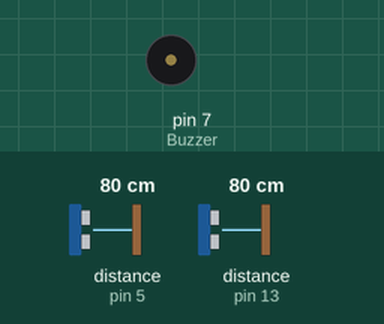
This sketch was run on a simulated Arduino Uno, built with avr-gcc and run on an emulated ATmega328P. Parts: buzzer (waves = sounding). Wiring (inferred from the names in the program): 2 × ultrasonic range finder: trigger pin 4, echo pin 5 / trigger pin 12, echo pin 13. The test bench sets the inputs (shaded band); at power-on: distance to the obstacle (sensors on pin 5, pin 13) 80 cm. The echo pulse lasts 58.3 µs per cm; what the sketch prints to the serial monitor is not drawn.

Above: at 1.3 s.
1.4 s: distance to the obstacle (sensor on pin 5) set to 2 cm
At 2.0 s:
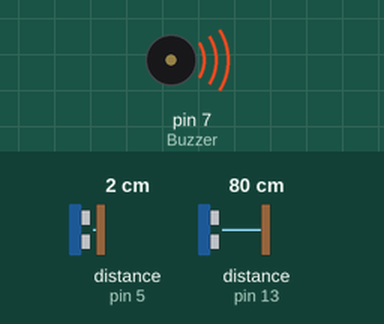
3.0 s: distance to the obstacle (sensor on pin 13) set to 2 cm
At 4.0 s:
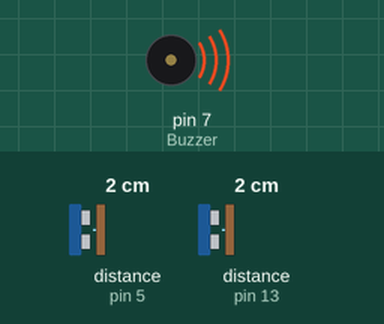
Timing chart, 0 to 6.0 s (numbered marks = the images above; inputs shaded):
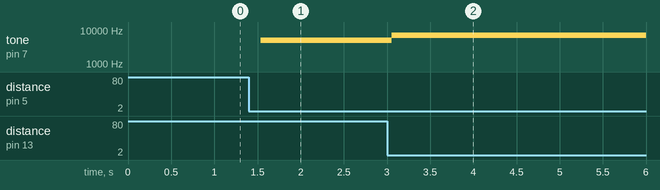

Measured:
- after the input at 1.4 s, tone on pin 7 (Buzzer): silent → 5000 Hz after 0.14 s
- after the input at 3.0 s, tone on pin 7 (Buzzer): 5000 Hz → 7000 Hz after 0.05 s

The sketch:

Walking_Stick.ino
```cpp
#define trigPin  12     // Connections of the first ultrasonic sensor
#define echoPin  13
#define trigPin1  4     // Connections of the second ultrasonic sensor
#define echoPin1  5
#define Buzzer 7  // The buzzers would be connected to pin 7

void setup ()    // Defining the pinmodes for every pin on the arduino i.e. which pin gives output and which gives input
        {
        Serial.begin(9600);
        pinMode(trigPin, OUTPUT);
        pinMode(echoPin, INPUT);
        pinMode(trigPin1, OUTPUT);
        pinMode(echoPin1, INPUT);
        pinMode(Buzzer, OUTPUT);
        }

void loop ()
{

     long duration,duration1,distance,distance1;        // Variable declaration

     /*
        In the lines below we are defining the value of the pins and
        making them ready for use
     */

     digitalWrite(trigPin, LOW);
     delayMicroseconds(2);

     digitalWrite(trigPin, HIGH);
     delayMicroseconds(10);
     digitalWrite(trigPin, LOW);

     /*
       Using the pulse function to find the eco of the ultra sound sent by
       the ultrasonic sensor and using it to find the distance
      */

     duration = pulseIn(echoPin, HIGH);
     distance = (duration/2) / 29.1;      // The system is similar to Sonar
     digitalWrite(trigPin, LOW);

     digitalWrite(trigPin1, LOW);
     delayMicroseconds(2);

     digitalWrite(trigPin1, HIGH);
     delayMicroseconds(10);
     digitalWrite(trigPin1, LOW);

        /*
       Using the pulse function to find the eco of the ultra sound sent by
       the ultrasonic sensor and using it to find the distance
      */

     duration1 = pulseIn(echoPin1, HIGH);
     distance1 = (duration1/2) / 29.1;
     digitalWrite(trigPin1, LOW);

// If the object is detected on the left
// Keep the buzzer frequency as 1000

  if (distance<70 || distance>0 && distance1>=70)
       {
       Serial.println("object detected \n");
       Serial.print("distance= ");
       Serial.print(distance);
       digitalWrite(Buzzer, HIGH);
       tone(Buzzer,1000);
       }

// If the object is detected on the right
// Keep the buzzer frequency as 5000

  if (distance>=70 && distance1<70)
       {
       Serial.println("object detected \n");
       Serial.print("distance1= ");
       Serial.print(distance1);
       digitalWrite(Buzzer, HIGH);
       tone(Buzzer,5000);
       }

// If the object is detected on the left and right
// Means the the object is in front
// Keep the buzzer frequency as 7000


  if (distance<70 && distance1<70)
       {
       Serial.println("object detected");
       digitalWrite(Buzzer, HIGH);
       tone(Buzzer,7000);
       }

// When no object detected on either side
// No object in the vicinity

  if(distance>70 && distance1>70)
       {
        Serial.println("no object detected");
        digitalWrite(Buzzer, LOW);
        noTone(Buzzer);
       }

  // A delay of 500 miliseconds every time after the loop block works

delay(500);
}
```
